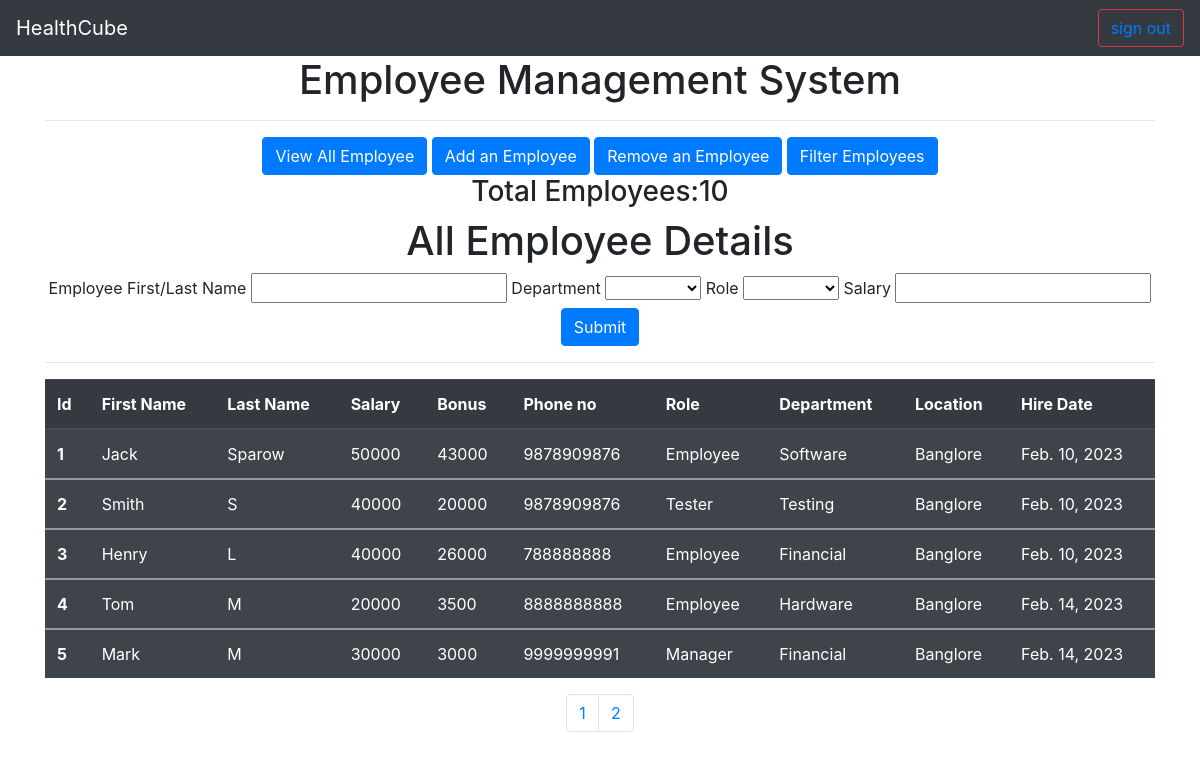
Page /all_emply on the committed database.
### Home/models.py (models this page shows, shortened)
class Employee(models.Model):
    first_name=models.CharField(max_length=100,null=False)
    last_name=models.CharField(max_length=100)
    dept=models.ForeignKey(Department, on_delete=models.CASCADE)
    salary=models.IntegerField(default=0)
    bonus=models.IntegerField(default=0)
    role=models.ForeignKey(Role, on_delete=models.CASCADE)
    phone=models.IntegerField(default=0)
    hire_date=models.DateField()

class Role(models.Model):
    name=models.CharField(max_length=100, null=False)

class Department(models.Model):
    name=models.CharField(max_length=100,null=False)
    location=models.CharField(max_length=100)

### Home/views.py (the view)
# urls.py: path('all_emply',views.all_emply,name='all_emply'),
def all_emply(request,page_n=1):
    rls=Role.objects.all()
    dpts=Department.objects.all()
    page_n=escape(page_n)
    emps=Employee.objects.all()
    ln=len(emps)
    p = Paginator(emps, 5)
    page_c=p.page(page_n)
    emps=page_c.object_list
    r_n=(int(page_n)-1)*5+1
    r_nos=list(range(r_n,r_n+5))
    my_list=zip(r_nos,emps)
    context={
        "my_list":my_list,
        "ln" : ln,
        "pages":list(range(1,p.num_pages+1)),
        'rls':rls,
        'dpts':dpts
    }
    return render(request,'all_emply.htm',context)

### Home/templates/all_emply.htm (shortened to what this page needs)
<!doctype html>
<html lang="en">
  <head>
    <link rel="stylesheet" href="https://cdn.jsdelivr.net/npm/bootstrap@4.3.1/dist/css/bootstrap.min.css">
  </head>
  <body>
    <nav class="navbar navbar-expand-lg navbar-dark bg-dark">
      <a class="navbar-brand" href="#">HealthCube</a>
      <div class="collapse navbar-collapse" id="navbarSupportedContent">
        <form class="form-inline my-2 my-lg-0">
              <button class="btn btn-outline-danger my-2 my-sm-0" type="submit"><a href="/signout">sign out</a></button>
        </form>
      </div>
    </nav>
    <div class="container">
      <h1 class="text-center">Employee Management System</h1>
      <hr>
      <div class="text-center">
      <a class="btn btn-primary" href="/all_emply" role="button">View All Employee</a>
      <a class="btn btn-primary" href="/add_emply" role="button">Add an Employee</a>
      <a class="btn btn-primary" href="/remove_emply" role="button">Remove an Employee</a>
      <a class="btn btn-primary" href="/filter_emply" role="button">Filter Employees</a>
    </div>
  </div>
  <div class="container">
        <h3 class="text-center">Total Employees:{{ln}}</h3>
        <h1 class="text-center">All Employee Details</Details></h1>
        <form action="/filter_emply" method="post">
          <div class="text-center">
          <label for="name" > Employee First/Last Name</label>
          <input type="text"  id="name" name="name" value="{{name}}">
          <label for="dept" >   Department</label>
          <select name="dept" id="dept">
            <option selected></option>
            {% for dpt in dpts%}
              <option value={{dpt.name}}>{{dpt.name}}</option>
            {% endfor %}
          </select>
          <label for="role" >  Role</label>
          <select name="role" id="role">
            <option selected></option>
            {% for rl in rls%}
              <option value={{rl.name}}>{{rl.name}}</option>
            {% endfor %}
        </select>
        <label for="salary">Salary</label>
        <input type="number" id="salary" name="salary">
          <button type="submit" class="btn btn-primary">Submit</button>
          </div>
        </form>
        <hr>
        <table class="table table-dark table-striped">
            <thead>
              <tr>
                <th scope="col">Id</th>
                <th scope="col">First Name</th>
                <th scope="col">Last Name</th>
                <th scope="col">Salary</th>
                <th scope="col">Bonus</th>
                <th scope="col">Phone no</th>
                <th scope="col">Role</th>
                <th scope="col">Department</th>
                <th scope="col">Location</th>
                <th scope="col">Hire Date</th>
             </tr>
            </thead>
            {% for i,emp in my_list%}
            <tbody>
              <tr>
                <th scope="row">{{i}}</th>
                <td>{{emp.first_name}}</td>
                <td>{{emp.last_name}}</td>
                <td>{{emp.salary}}</td>
                <td>{{emp.bonus}}</td>
                <td>{{emp.phone}}</td>
                <td>{{emp.role.name}}</td>
                <td>{{emp.dept.name}}</td>
                <td>{{emp.dept.location}}</td>
                <td>{{emp.hire_date}}</td>
              </tr>
            </tbody>
            {%endfor%}
          </table>
    </div>
    <nav aria-label="Page navigation example">
      <ul class="pagination justify-content-center">
        {%for i in pages%}
        <li class="page-item"><a class="page-link" href="/all_emply/{{i}}">{{i}}</a></li>
        {%endfor%}
      </ul>
    </nav>
  </body>
</html>

### rows in the picture
Employee: dept "1", first_name "Jack", last_name "Sparow", salary "50000", bonus "43000", phone "9878909876", role.name "Employee", dept.name "Software", dept.location "Banglore", hire_date "Feb. 10, 2023"
Employee: dept "2", first_name "Smith", last_name "S", salary "40000", bonus "20000", phone "9878909876", role.name "Tester", dept.name "Testing", dept.location "Banglore", hire_date "Feb. 10, 2023"
Employee: dept "3", first_name "Henry", last_name "L", salary "40000", bonus "26000", phone "788888888", role.name "Employee", dept.name "Financial", dept.location "Banglore", hire_date "Feb. 10, 2023"
Employee: dept "4", first_name "Tom", last_name "M", salary "20000", bonus "3500", phone "8888888888", role.name "Employee", dept.name "Hardware", dept.location "Banglore", hire_date "Feb. 14, 2023"
Employee: i "5", first_name "Mark", last_name "M", salary "30000", bonus "3000", phone "9999999991", role.name "Manager", dept.name "Financial", dept.location "Banglore", hire_date "Feb. 14, 2023"

### other values in the picture
{{ ln }} "10"
{{ i }} "1" "2"
